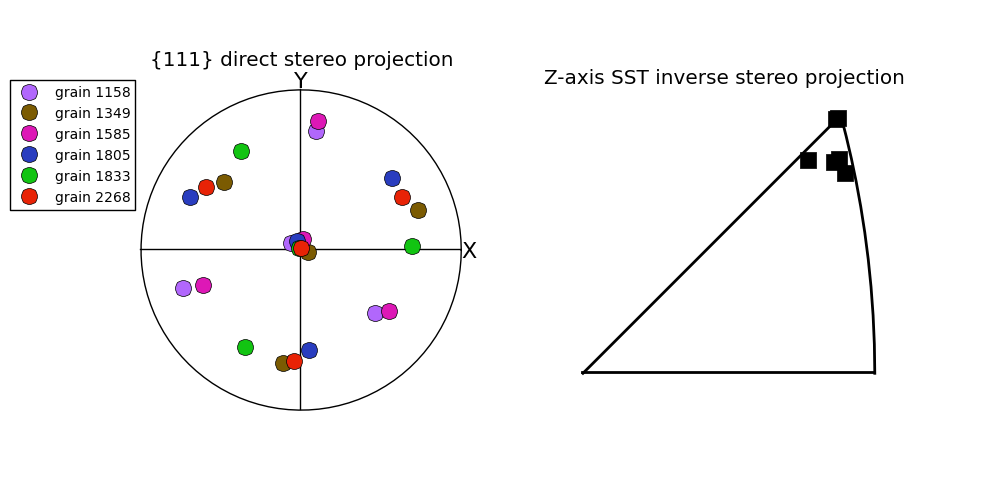

Write Python code to recreate this figure.
#!/usr/bin/env python
import os, numpy as np
from pymicro.crystal.microstructure import Microstructure, Grain, Orientation
from pymicro.crystal.texture import PoleFigure
from matplotlib import pyplot as plt, colors, cm

if __name__ == '__main__':
  '''
  Pole figure of a gold sample containing 6 grains with a strong <111> fiber texture.
  A Microstructure object is first created with the 6 grains of interest.
  The grain ids corerespond to the actual grain number (in an EBSD scan for instance).
  A PoleFigure object is then created using this microstructure and the pole figures
  (both direct and inverse) are drawn by calling the plot_pole_figures() method.
  '''
  micro = Microstructure(name = 'Au_6grains')
  micro.grains.append(Grain(1158, Orientation.from_euler(np.array([344.776,52.2589,53.9933]))))
  micro.grains.append(Grain(1349, Orientation.from_euler(np.array([344.899,125.961,217.330]))))
  micro.grains.append(Grain(1585, Orientation.from_euler(np.array([228.039,57.4791,143.171]))))
  micro.grains.append(Grain(1805, Orientation.from_euler(np.array([186.741,60.333,43.311]))))
  micro.grains.append(Grain(1833, Orientation.from_euler(np.array([151.709,55.0406,44.1051]))))
  micro.grains.append(Grain(2268, Orientation.from_euler(np.array([237.262,125.149,225.615]))))

  # create pole figure (both direct and inverse)
  pf = PoleFigure(hkl='111', axis='Z', proj='stereo', microstructure=micro)
  pf.set_map_field('grain_id')
  pf.pflegend = True # this works well for a few grains
  pf.plot_pole_figures(plot_sst=True, display=False, save_as='png')

  image_name = os.path.splitext(__file__)[0] + '.png'
  print 'writting %s' % image_name

  from matplotlib import image
  image.thumbnail(image_name, 'thumb_' + image_name, 0.2)
